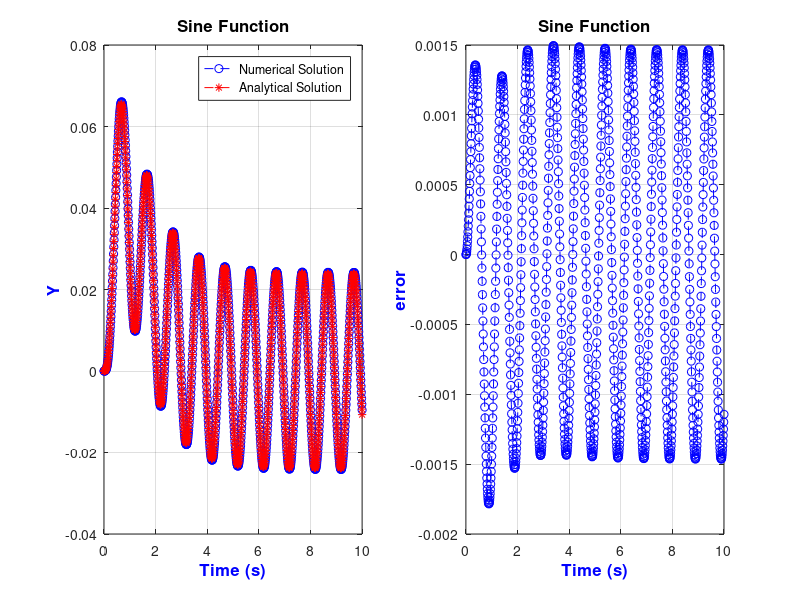

Source code (MATLAB):
clc;
clear all;
close all;

dt=0.01; %time step size --- 0.5s then 0.1s then 0.01s
t=0:dt:10; %simulation time
u=sin(2*pi*t); %u(t) is the sine input
dy(1)=0; %initializing
y(1)=(0); %initializing

for i=1:length(t) %Euler's method
    ddy(i)=u(i) - 3*dy(i) - 2*y(i);
    dy(i+1)=ddy(i)*dt + dy(i);
    y(i+1)=dy(i)*dt + y(i);
    z(i) = (((2*pi*exp(-t(i))) / (4*pi^2+1)) - ((pi*exp(-2*t(i))) / (2*pi^2+2)) - ((3*pi*cos(2*pi*t(i))-sin(2*pi*t(i))+2*pi^2*sin(2*pi*t(i))) / ((pi^2+1)*(8*pi^2+2)))) 
end

y(end)=[];%deleting last element in vector
error = z-y %calculate error between numerical and analytical

subplot(1,2,1) %plot in first position
plot(t,y,'--ob') %plotting y value vs. time
grid on %turns plot grid marks on
txt = ['\delta(t) = ' char(10) num2str(dt)];
text(5,.25,txt) %adds text to center of plot
xticks(0:2:10) %sets ticks to x axis
xlabel('Time (s)','FontSize',12,'FontWeight','bold','Color','b') 
ylabel('Y','FontSize',12,'FontWeight','bold','Color','b') 
title('Sine Function','FontSize',12,'FontWeight','bold')

hold on %allows to plot two functions on one plot

plot(t,z,'--*r') %plotting z value vs. time
legend('Numerical Solution','Analytical Solution')

hold off %now plotting on seperate plot

subplot(1,2,2) %plot in second position
plot(t,error,'--ob') %plotting error value vs. time
grid on %turns plot grid marks on
xticks(0:2:10) %sets ticks to x axis
xlabel('Time (s)','FontSize',12,'FontWeight','bold','Color','b') 
ylabel('error','FontSize',12,'FontWeight','bold','Color','b') 
title('Sine Function','FontSize',12,'FontWeight','bold')


